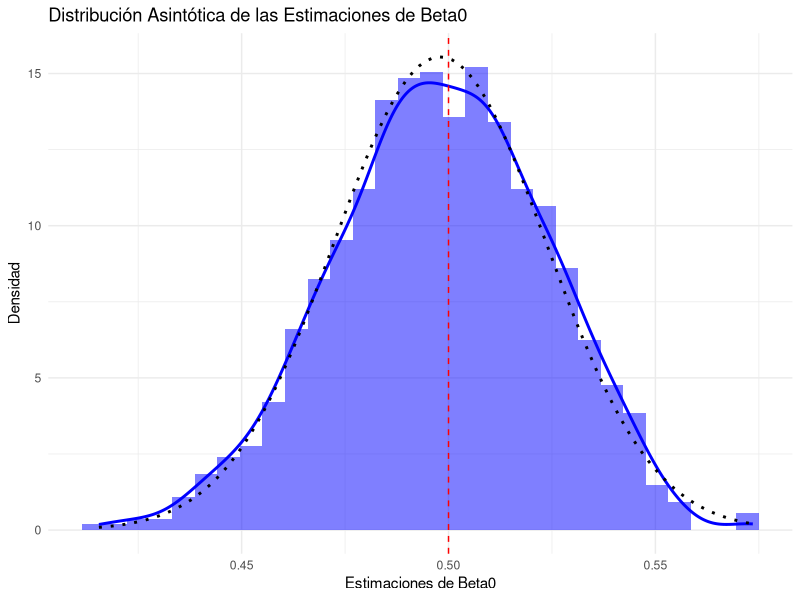
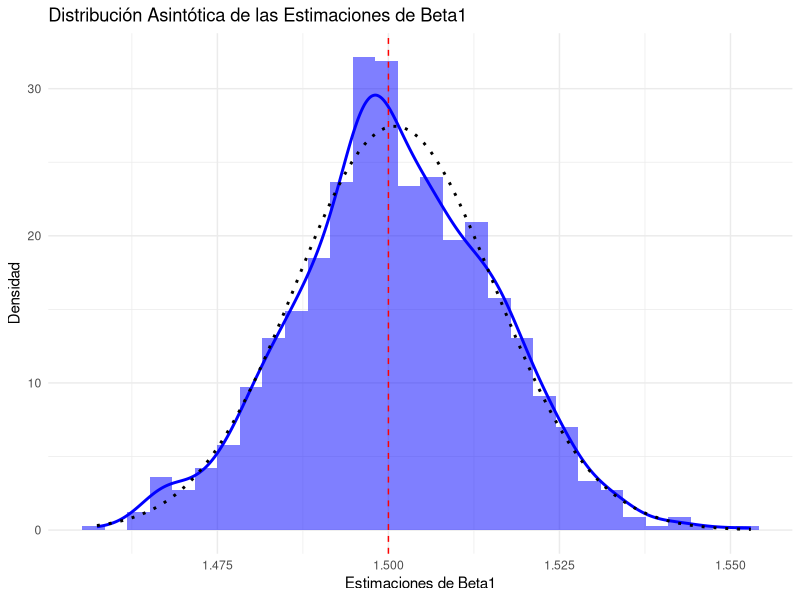

Here is the R script that generated these plots, in order:
# ==========================================================
# Maestría en Ciencia y Análisis de Datos
# Universidad Mayor de San Andrés
# ----------------------------------------------------------
#   Modelos lineales y modelos lineales generalizados
# ----------------------------------------------------------
#        Rolando Gonzales Martinez, Julio 2024
# ==========================================================
#  Simulación de la Distribución Asintótica Normal de los
#    Estimadores en un Modelo de Regresión de Poisson
# ==========================================================
library(ggplot2)

# Función para simular datos y estimar los parámetros beta en un modelo de Poisson
simulacion_distribucion_asintotica_poisson <- function(n, beta0 = 0.5, beta1 = 1.5, num_sim = 1000) {
  beta0_hats <- numeric(num_sim)
  beta1_hats <- numeric(num_sim)
  
  for (i in 1:num_sim) {
    x <- rnorm(n)
    lambda <- exp(beta0 + beta1 * x)
    y <- rpois(n, lambda)
    model <- glm(y ~ x, family = poisson(link = "log"))
    coefs <- coef(model)
    beta0_hats[i] = coefs[1]
    beta1_hats[i] = coefs[2]
  }
  
  data.frame(beta0_hat = beta0_hats, beta1_hat = beta1_hats)
}

# Parámetros verdaderos
beta0_true <- 0.5
beta1_true <- 1.5

# Tamaño de muestra grande para observar la normalidad asintótica
sample_size <- 1000

# Realizar simulación
set.seed(123)
results <- simulacion_distribucion_asintotica_poisson(sample_size, 
                                                      beta0_true, 
                                                      beta1_true)

# Graficar los resultados para beta0
ggplot(results, aes(x = beta0_hat)) +
  geom_histogram(aes(y = ..density..), bins = 30, fill = "blue", alpha = 0.5) +
  geom_density(color = "blue", linewidth = 1) +
  geom_vline(xintercept = beta0_true, linetype = "dashed", color = "red") +
  stat_function(fun = dnorm, args = list(mean = mean(results$beta0_hat), sd = sd(results$beta0_hat)), 
                color = "black", linetype = "dotted", size = 1) +
  labs(title = "Distribución Asintótica de las Estimaciones de Beta0",
       x = "Estimaciones de Beta0",
       y = "Densidad") +
  theme_minimal()

# Graficar los resultados para beta1
ggplot(results, aes(x = beta1_hat)) +
  geom_histogram(aes(y = ..density..), bins = 30, fill = "blue", alpha = 0.5) +
  geom_density(color = "blue", linewidth = 1) +
  geom_vline(xintercept = beta1_true, linetype = "dashed", color = "red") +
  stat_function(fun = dnorm, args = list(mean = mean(results$beta1_hat), sd = sd(results$beta1_hat)), 
                color = "black", linetype = "dotted", size = 1) +
  labs(title = "Distribución Asintótica de las Estimaciones de Beta1",
       x = "Estimaciones de Beta1",
       y = "Densidad") +
  theme_minimal()
